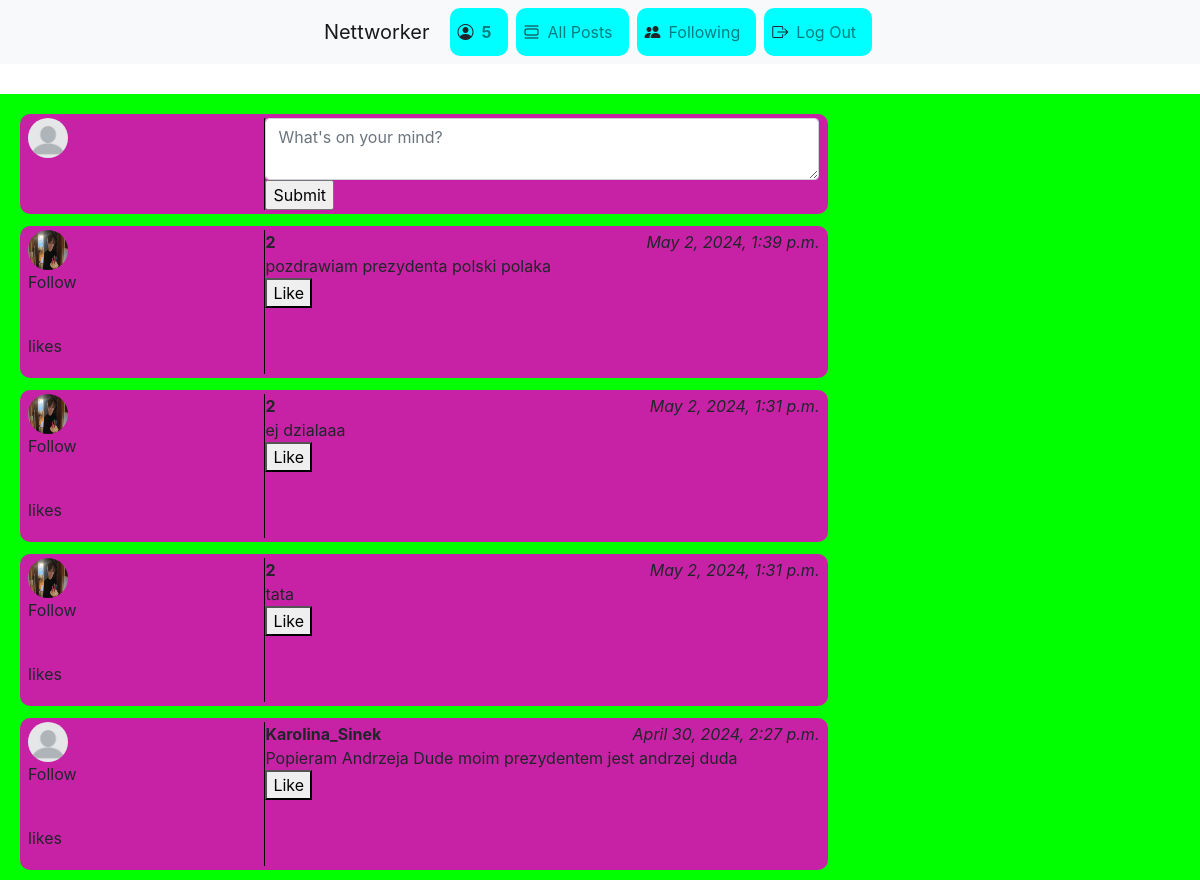
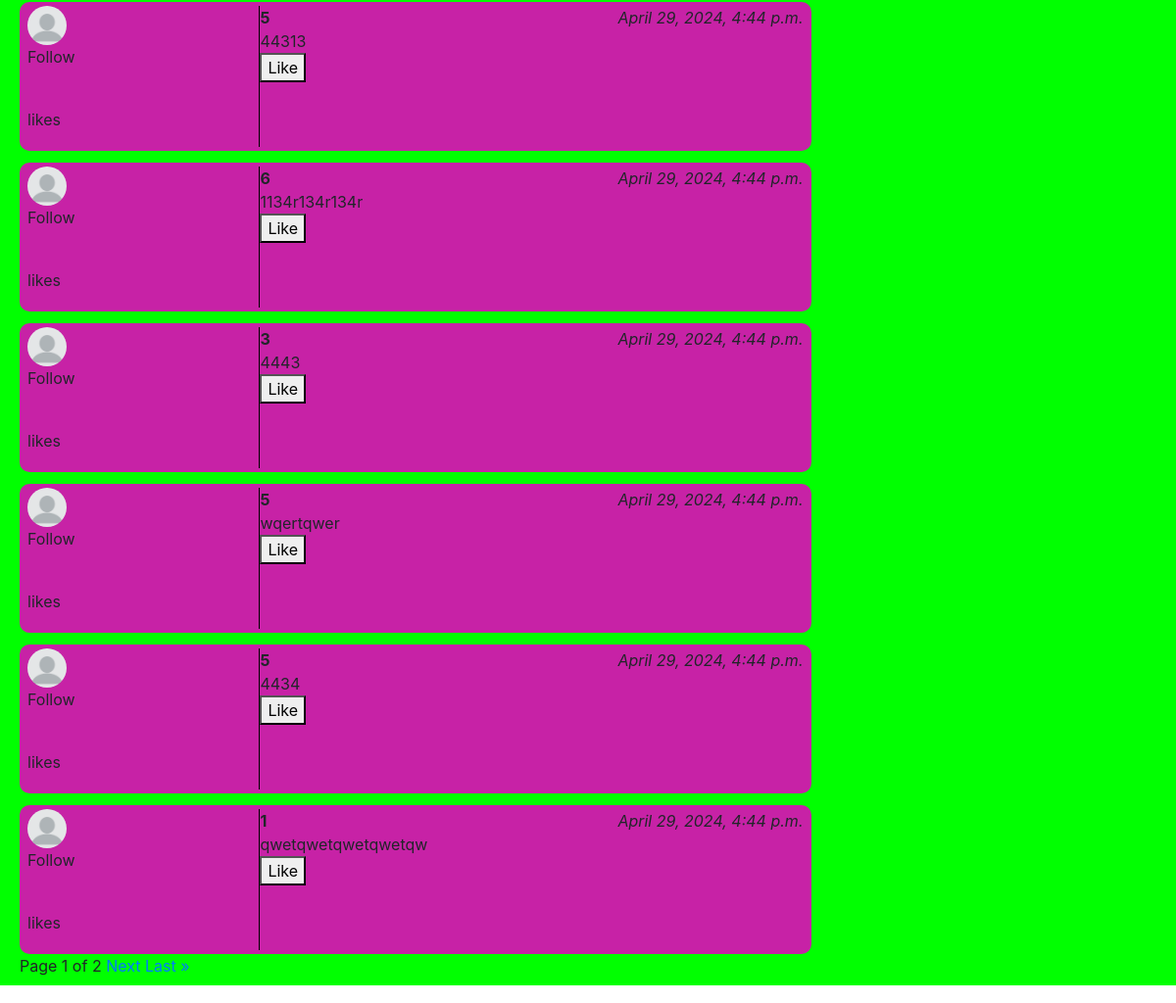
The app's page / (signed in) with its own data (2 pictures, top to bottom).
### network/models.py (models this page shows, shortened)
class User(AbstractUser):
    first_name = models.CharField(max_length=50)
    last_name = models.CharField(max_length=50)
    description = models.CharField(max_length=255, default="", null=True, blank=True)
    profilePicture = models.ImageField(null=True, blank=True, upload_to="images")

class Post(models.Model):
    content = models.CharField(max_length=255)
    user = models.ForeignKey(User, on_delete=models.CASCADE)
    date = models.DateTimeField(auto_now_add=True)

### network/views.py (the view)
# urls.py: path("", views.index, name="index"),
def index(request):
    posts = Post.objects.all().order_by("-date")
    p = Paginator(posts, 10)
    page = request.GET.get('page')
    posts_paginated = p.get_page(page)
    return render(request, "network/index.html", {"posts": posts, "posts_paginated": posts_paginated})

### network/templates/network/index.html (shortened to what this page needs)
{% extends "network/layout.html" %}
{% block body %}
    <div class="content">
        {% if request.user.is_authenticated %}
        <div class="posts-container">
            <div class="post">
                <div class="post-first-row">
                    <img class="post-profile-image" src="{{ user.profilePicture }}" alt="Profile Picture">
                </div>
                <div class="post-second-row">
                <form id="compose-form">
                    <textarea id='content' class ="form-control" name="content" id="new-post-content" placeholder="What's on your mind?"></textarea>
                    <input type="submit">
                </form>
                </div>
            </div>
        </div>
        {% endif %}
        {% if posts %}
            <div class="posts-container">
                {% for post in posts_paginated %}
                    <div class="post">
                        <div class="post-first-row">
                            <a href="{% url 'profile' post.user.username%}"><img class="post-profile-image" src="{{ post.user.profilePicture }}" alt="Profile Picture"></a>
                            <br>
                            <p>Follow</p>
                            <br>
                            <p>{{ post.likes }} likes</p>
                        </div>
                        <div class="post-second-row">
                            <div class="post-info">
                                <b>{{ post.user.username }}</b>
                                <i>{{ post.date }}</i>
                            </div>
                            {{ post.content }}
                            <br>
                            <button>Like</button>
                        </div>
                    </div>
                {% endfor %}
            </div>
        {% else %}
            <div class="loader">No posts to show,  probably something is wrong.</div>
        {% endif %}
        <div class="paginator">
            Page {{ posts_paginated.number}} of {{ posts_paginated.paginator.num_pages }}
            {% if posts_paginated.has_next %}
                <a href="?page={{ posts_paginated.next_page_number }}">Next</a>
                <a href="?page={{ posts_paginated.paginator.num_pages }}">Last &raquo;</a>
            {% endif %}
        </div>
    </div>
{% endblock %}

### network/templates/network/layout.html (shortened to what this page needs)
{% load static %}
<!DOCTYPE html>
<html lang="en">
    <head>
        <link rel="stylesheet" href="https://stackpath.bootstrapcdn.com/bootstrap/4.4.1/css/bootstrap.min.css">
        <link rel="stylesheet" href="https://cdn.jsdelivr.net/npm/bootstrap-icons@1.5.0/font/bootstrap-icons.css">
        <link href="{% static 'network/styles.css' %}" rel="stylesheet">
    </head>
    <body>
        <nav class="navbar navbar-expand-lg navbar-light bg-light sticky-top">
            <a class="navbar-brand" href="#">Nettworker</a>
            <div>
              <ul class="navbar-nav mr-auto">
                {% if user.is_authenticated %}
                    <li class="nav-item">
                        <i class="bi bi-person-circle"></i>
                        <a class="nav-link" href="{% url 'profile' user.username%}"><strong>{{ user.username }}</strong></a>
                    </li>
                {% endif %}
                <li class="nav-item">
                    <i class="bi bi-view-list"></i>
                    <a class="nav-link" href="{% url 'index' %}">All Posts</a>
                </li>
                {% if user.is_authenticated %}
                    <li class="nav-item">
                        <i class="bi bi-people-fill"></i>
                        <a class="nav-link" href="{% url 'following' %}">Following</a>
                    </li>
                    <li class="nav-item">
                        <i class="bi bi-box-arrow-right"></i>
                        <a class="nav-link" href="{% url 'logout' %}">Log Out</a>
                    </li>
                {% endif %}
              </ul>
            </div>
          </nav>
        <div class="body">
            {% block body %}
            {% endblock %}
        </div>
    </body>
</html>

### network/static/network/styles.css (style rules this page uses)
.content { max-width: 1200px; margin: auto; margin-top: 30px; margin-bottom: 30px; padding: 8px 20px; background-color: rgb(1, 255, 1); }
.navbar { display: flex; align-items: center; justify-content: center; }
.nav-item { margin: 0 4px; background-color: aqua; border-radius: 10px; display: flex; align-items: center; justify-content: center; padding: 4px 8px; }
.post { background-color: rgb(199, 34, 166); border-radius: 10px; padding: 4px 8px; margin-top: 12px; width: 80ch; display: flex; }
.post-first-row { align-items: center; width: 30%; border-right: 1px solid black; }
.post-profile-image { width: 40px; height: 40px; border-radius: 50%; }
.post-second-row { width: 70%; }
.post-info { display: flex; justify-content: space-between; }

### records on screen
User: username "5", profilePicture (placeholder picture)
Post: user.profilePicture (picture), user.username "2", date "May 2, 2024, 1:39 p.m.", content "pozdrawiam prezydenta polski polaka"
Post: user.profilePicture (picture), user.username "2", date "May 2, 2024, 1:31 p.m.", content "ej dzialaaa"
Post: user.profilePicture (picture), user.username "2", date "May 2, 2024, 1:31 p.m.", content "tata"
Post: user.profilePicture (placeholder picture), user.username "Karolina_Sinek", date "April 30, 2024, 2:27 p.m.", content "Popieram Andrzeja Dude moim prezydentem jest andrzej duda"
Post: user.profilePicture (placeholder picture), user.username "5", date "April 29, 2024, 4:44 p.m.", content "44313"
Post: user.profilePicture (placeholder picture), user.username "6", date "April 29, 2024, 4:44 p.m.", content "1134r134r134r"
Post: user.profilePicture (placeholder picture), user.username "3", date "April 29, 2024, 4:44 p.m.", content "4443"
Post: user.profilePicture (placeholder picture), user.username "5", date "April 29, 2024, 4:44 p.m.", content "wqertqwer"
Post: user.profilePicture (placeholder picture), user.username "5", date "April 29, 2024, 4:44 p.m.", content "4434"
Post: user.profilePicture (placeholder picture), user.username "1", date "April 29, 2024, 4:44 p.m.", content "qwetqwetqwetqwetqw"

### other values on screen
{{ posts_paginated.number }} "1"
{{ posts_paginated.paginator.num_pages }} "2"
